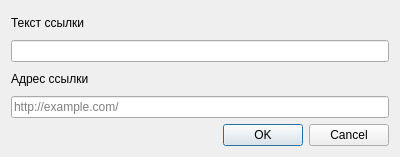
<?xml version="1.0" encoding="UTF-8"?>
<ui version="4.0">
 <class>InsertLinkDialog</class>
 <widget class="QDialog" name="InsertLinkDialog">
  <property name="geometry">
   <rect>
    <x>0</x>
    <y>0</y>
    <width>400</width>
    <height>157</height>
   </rect>
  </property>
  <property name="windowTitle">
   <string>Вставить ссылку</string>
  </property>
  <layout class="QVBoxLayout" name="verticalLayout">
   <item>
    <widget class="QLabel" name="lblText">
     <property name="text">
      <string>Текст ссылки</string>
     </property>
    </widget>
   </item>
   <item>
    <widget class="QLineEdit" name="edtText"/>
   </item>
   <item>
    <widget class="QLabel" name="lblURL">
     <property name="text">
      <string>Адрес ссылки</string>
     </property>
    </widget>
   </item>
   <item>
    <widget class="QLineEdit" name="edtURL">
     <property name="placeholderText">
      <string>http://example.com/</string>
     </property>
    </widget>
   </item>
   <item>
    <widget class="QDialogButtonBox" name="buttonBox">
     <property name="orientation">
      <enum>Qt::Horizontal</enum>
     </property>
     <property name="standardButtons">
      <set>QDialogButtonBox::Cancel|QDialogButtonBox::Ok</set>
     </property>
    </widget>
   </item>
  </layout>
 </widget>
 <resources/>
 <connections>
  <connection>
   <sender>buttonBox</sender>
   <signal>accepted()</signal>
   <receiver>InsertLinkDialog</receiver>
   <slot>accept()</slot>
   <hints>
    <hint type="sourcelabel">
     <x>248</x>
     <y>254</y>
    </hint>
    <hint type="destinationlabel">
     <x>157</x>
     <y>274</y>
    </hint>
   </hints>
  </connection>
  <connection>
   <sender>buttonBox</sender>
   <signal>rejected()</signal>
   <receiver>InsertLinkDialog</receiver>
   <slot>reject()</slot>
   <hints>
    <hint type="sourcelabel">
     <x>316</x>
     <y>260</y>
    </hint>
    <hint type="destinationlabel">
     <x>286</x>
     <y>274</y>
    </hint>
   </hints>
  </connection>
 </connections>
</ui>
